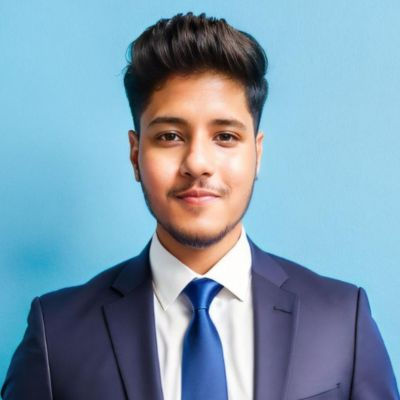
#> input picture test_image.jpg, 400 x 400 px, found by its file name
$ python mukhroop.py
#> lines starting #> are read from the running program, lines starting #| are printed output that depends on the picture; after the words box and inside, x2 and y2 are one past the last pixel; in counts of white or black regions, pixels touching at a corner belong together
# Importing libraries
import cv2

def detect_faces(image_path):
    # Loading the image
#> called with image_path = 'images/test_image.jpg'
    image = cv2.imread(image_path)
#> image is the input picture: shape (400, 400, 3); mean B, G, R 175.3, 155.5, 126

    # Converting the image to grayscale
    gray_image = cv2.cvtColor(image, cv2.COLOR_BGR2GRAY)
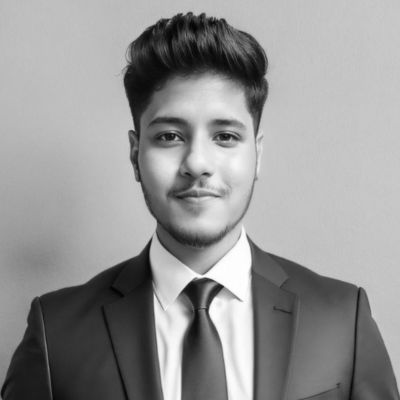
#> gray_image: shape (400, 400); min 1, max 255, mean 149

    # Loading the pre-trained face cascade from OpenCV
    face_cascade = cv2.CascadeClassifier(cv2.data.haarcascades + 'haarcascade_frontalface_default.xml')

    # Detecting faces in the image
    faces = face_cascade.detectMultiScale(gray_image, scaleFactor=1.3, minNeighbors=5)
#> faces = [[112, 69, 173, 173]]

    # Drawing rectangles around the faces
    for (x, y, w, h) in faces:
        cv2.rectangle(image, (x, y), (x+w, y+h), (255, 0, 0), 2)
#> this loop made 1 pass
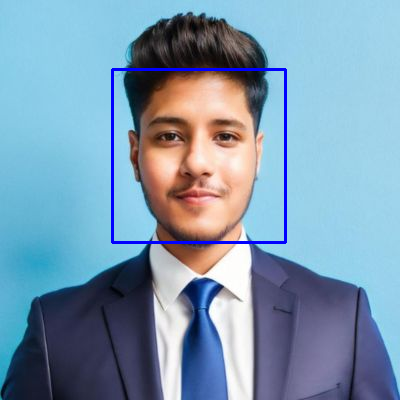
#> image: shape (400, 400, 3); 1.3% of pixels changed, all inside (x1, y1, x2, y2) = (111, 68, 287, 244)

    # Saving the output image with rectangles
    output_path = 'output.jpg'
    cv2.imwrite(output_path, image)

    return output_path

if __name__ == "__main__":
    # usage case
    image_path = 'images/test_image.jpg'
    output_path = detect_faces(image_path)
    print(f"Face detection completed. Result saved to {output_path}")
